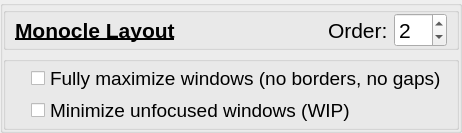
           <widget class="QGroupBox" name="GB_MonocleLayout">
            <property name="title">
             <string/>
            </property>
            <property name="flat">
             <bool>true</bool>
            </property>
            <layout class="QVBoxLayout" name="verticalLayout_15">
             <property name="leftMargin">
              <number>0</number>
             </property>
             <property name="topMargin">
              <number>1</number>
             </property>
             <property name="rightMargin">
              <number>0</number>
             </property>
             <property name="bottomMargin">
              <number>0</number>
             </property>
             <item>
              <widget class="QGroupBox" name="GB_MonocleLayoutOrder">
               <property name="title">
                <string/>
               </property>
               <property name="flat">
                <bool>true</bool>
               </property>
               <layout class="QGridLayout" name="gridLayout_3">
                <property name="topMargin">
                 <number>0</number>
                </property>
                <property name="bottomMargin">
                 <number>0</number>
                </property>
                <item row="0" column="1">
                 <widget class="QLabel" name="label_36">
                  <property name="font">
                   <font>
                    <pointsize>16</pointsize>
                    <italic>false</italic>
                    <bold>true</bold>
                    <underline>true</underline>
                   </font>
                  </property>
                  <property name="text">
                   <string>Monocle Layout</string>
                  </property>
                 </widget>
                </item>
                <item row="0" column="4">
                 <widget class="QSpinBox" name="kcfg_monocleLayoutOrder">
                  <property name="font">
                   <font>
                    <pointsize>16</pointsize>
                    <italic>false</italic>
                    <bold>false</bold>
                    <underline>false</underline>
                   </font>
                  </property>
                  <property name="maximum">
                   <number>12</number>
                  </property>
                  <property name="value">
                   <number>2</number>
                  </property>
                 </widget>
                </item>
                <item row="0" column="2">
                 <spacer name="horizontalSpacer_17">
                  <property name="orientation">
                   <enum>Qt::Orientation::Horizontal</enum>
                  </property>
                  <property name="sizeHint" stdset="0">
                   <size>
                    <width>40</width>
                    <height>20</height>
                   </size>
                  </property>
                 </spacer>
                </item>
                <item row="0" column="3">
                 <widget class="QLabel" name="label_46">
                  <property name="font">
                   <font>
                    <pointsize>16</pointsize>
                    <italic>false</italic>
                    <bold>false</bold>
                    <underline>false</underline>
                   </font>
                  </property>
                  <property name="text">
                   <string>Order:</string>
                  </property>
                 </widget>
                </item>
               </layout>
              </widget>
             </item>
             <item>
              <widget class="QGroupBox" name="GB_MonocleLayoutSettings">
               <property name="title">
                <string/>
               </property>
               <property name="flat">
                <bool>true</bool>
               </property>
               <layout class="QVBoxLayout" name="verticalLayout_10">
                <property name="spacing">
                 <number>3</number>
                </property>
                <property name="leftMargin">
                 <number>25</number>
                </property>
                <property name="topMargin">
                 <number>2</number>
                </property>
                <property name="bottomMargin">
                 <number>2</number>
                </property>
                <item>
                 <widget class="QCheckBox" name="kcfg_monocleMaximize">
                  <property name="font">
                   <font>
                    <pointsize>14</pointsize>
                   </font>
                  </property>
                  <property name="toolTip">
                   <string>All windows will be maximized in Monocle layout</string>
                  </property>
                  <property name="text">
                   <string>Fully maximize windows (no borders, no gaps)</string>
                  </property>
                 </widget>
                </item>
                <item>
                 <widget class="QCheckBox" name="kcfg_monocleMinimizeRest">
                  <property name="font">
                   <font>
                    <pointsize>14</pointsize>
                   </font>
                  </property>
                  <property name="text">
                   <string>Minimize unfocused windows (WIP)</string>
                  </property>
                 </widget>
                </item>
               </layout>
              </widget>
             </item>
            </layout>
           </widget>
